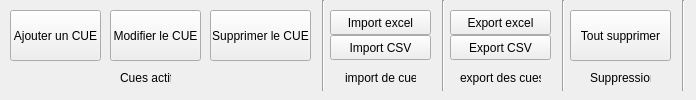
   <widget class="QWidget" name="tab">
    <attribute name="title">
     <string>Cues</string>
    </attribute>
    <widget class="QToolButton" name="add_cue">
     <property name="geometry">
      <rect>
       <x>10</x>
       <y>10</y>
       <width>91</width>
       <height>51</height>
      </rect>
     </property>
     <property name="text">
      <string>Ajouter un CUE</string>
     </property>
     <property name="icon">
      <iconset>
       <normaloff>icon/32x32_plus.png</normaloff>icon/32x32_plus.png</iconset>
     </property>
     <property name="iconSize">
      <size>
       <width>20</width>
       <height>20</height>
      </size>
     </property>
     <property name="toolButtonStyle">
      <enum>Qt::ToolButtonStyle::ToolButtonTextUnderIcon</enum>
     </property>
    </widget>
    <widget class="QToolButton" name="modify_cue">
     <property name="geometry">
      <rect>
       <x>110</x>
       <y>10</y>
       <width>91</width>
       <height>51</height>
      </rect>
     </property>
     <property name="text">
      <string>Modifier le CUE</string>
     </property>
     <property name="icon">
      <iconset>
       <normaloff>icon/32x32_configuration.png</normaloff>icon/32x32_configuration.png</iconset>
     </property>
     <property name="iconSize">
      <size>
       <width>20</width>
       <height>20</height>
      </size>
     </property>
     <property name="toolButtonStyle">
      <enum>Qt::ToolButtonStyle::ToolButtonTextUnderIcon</enum>
     </property>
    </widget>
    <widget class="QToolButton" name="delete_cue">
     <property name="geometry">
      <rect>
       <x>210</x>
       <y>10</y>
       <width>101</width>
       <height>51</height>
      </rect>
     </property>
     <property name="text">
      <string>Supprimer le CUE</string>
     </property>
     <property name="icon">
      <iconset>
       <normaloff>icon/32x32_trash.png</normaloff>icon/32x32_trash.png</iconset>
     </property>
     <property name="iconSize">
      <size>
       <width>20</width>
       <height>20</height>
      </size>
     </property>
     <property name="toolButtonStyle">
      <enum>Qt::ToolButtonStyle::ToolButtonTextUnderIcon</enum>
     </property>
    </widget>
    <widget class="Line" name="line_3">
     <property name="geometry">
      <rect>
       <x>320</x>
       <y>0</y>
       <width>7</width>
       <height>91</height>
      </rect>
     </property>
     <property name="orientation">
      <enum>Qt::Orientation::Vertical</enum>
     </property>
    </widget>
    <widget class="QLabel" name="label_6">
     <property name="geometry">
      <rect>
       <x>120</x>
       <y>70</y>
       <width>51</width>
       <height>16</height>
      </rect>
     </property>
     <property name="text">
      <string>Cues actif</string>
     </property>
    </widget>
    <widget class="QToolButton" name="excel_import">
     <property name="geometry">
      <rect>
       <x>330</x>
       <y>10</y>
       <width>101</width>
       <height>25</height>
      </rect>
     </property>
     <property name="text">
      <string>Import excel</string>
     </property>
     <property name="icon">
      <iconset>
       <normaloff>icon/AppExcel32x32.png</normaloff>icon/AppExcel32x32.png</iconset>
     </property>
     <property name="iconSize">
      <size>
       <width>15</width>
       <height>15</height>
      </size>
     </property>
     <property name="toolButtonStyle">
      <enum>Qt::ToolButtonStyle::ToolButtonTextBesideIcon</enum>
     </property>
    </widget>
    <widget class="QToolButton" name="csv_import">
     <property name="geometry">
      <rect>
       <x>330</x>
       <y>35</y>
       <width>101</width>
       <height>25</height>
      </rect>
     </property>
     <property name="text">
      <string>Import CSV</string>
     </property>
     <property name="icon">
      <iconset>
       <normaloff>icon/csv.png</normaloff>icon/csv.png</iconset>
     </property>
     <property name="iconSize">
      <size>
       <width>15</width>
       <height>15</height>
      </size>
     </property>
     <property name="toolButtonStyle">
      <enum>Qt::ToolButtonStyle::ToolButtonTextBesideIcon</enum>
     </property>
    </widget>
    <widget class="Line" name="line_9">
     <property name="geometry">
      <rect>
       <x>440</x>
       <y>0</y>
       <width>7</width>
       <height>91</height>
      </rect>
     </property>
     <property name="orientation">
      <enum>Qt::Orientation::Vertical</enum>
     </property>
    </widget>
    <widget class="QToolButton" name="excel_export">
     <property name="geometry">
      <rect>
       <x>450</x>
       <y>10</y>
       <width>101</width>
       <height>25</height>
      </rect>
     </property>
     <property name="text">
      <string>Export excel</string>
     </property>
     <property name="icon">
      <iconset>
       <normaloff>icon/AppExcel32x32.png</normaloff>icon/AppExcel32x32.png</iconset>
     </property>
     <property name="iconSize">
      <size>
       <width>15</width>
       <height>15</height>
      </size>
     </property>
     <property name="toolButtonStyle">
      <enum>Qt::ToolButtonStyle::ToolButtonTextBesideIcon</enum>
     </property>
    </widget>
    <widget class="QToolButton" name="csv_export">
     <property name="geometry">
      <rect>
       <x>450</x>
       <y>35</y>
       <width>101</width>
       <height>25</height>
      </rect>
     </property>
     <property name="text">
      <string>Export CSV</string>
     </property>
     <property name="icon">
      <iconset>
       <normaloff>icon/csv.png</normaloff>icon/csv.png</iconset>
     </property>
     <property name="iconSize">
      <size>
       <width>15</width>
       <height>15</height>
      </size>
     </property>
     <property name="toolButtonStyle">
      <enum>Qt::ToolButtonStyle::ToolButtonTextBesideIcon</enum>
     </property>
    </widget>
    <widget class="Line" name="line_10">
     <property name="geometry">
      <rect>
       <x>560</x>
       <y>0</y>
       <width>7</width>
       <height>91</height>
      </rect>
     </property>
     <property name="orientation">
      <enum>Qt::Orientation::Vertical</enum>
     </property>
    </widget>
    <widget class="QLabel" name="label_8">
     <property name="geometry">
      <rect>
       <x>345</x>
       <y>70</y>
       <width>71</width>
       <height>16</height>
      </rect>
     </property>
     <property name="text">
      <string>import de cue</string>
     </property>
    </widget>
    <widget class="QLabel" name="label_9">
     <property name="geometry">
      <rect>
       <x>460</x>
       <y>70</y>
       <width>81</width>
       <height>16</height>
      </rect>
     </property>
     <property name="text">
      <string>export des cues</string>
     </property>
    </widget>
    <widget class="QToolButton" name="delete_all_cues">
     <property name="geometry">
      <rect>
       <x>570</x>
       <y>10</y>
       <width>101</width>
       <height>51</height>
      </rect>
     </property>
     <property name="text">
      <string>Tout supprimer</string>
     </property>
     <property name="icon">
      <iconset>
       <normaloff>icon/32x32_close.png</normaloff>icon/32x32_close.png</iconset>
     </property>
     <property name="iconSize">
      <size>
       <width>20</width>
       <height>20</height>
      </size>
     </property>
     <property name="toolButtonStyle">
      <enum>Qt::ToolButtonStyle::ToolButtonTextUnderIcon</enum>
     </property>
    </widget>
    <widget class="Line" name="line_11">
     <property name="geometry">
      <rect>
       <x>680</x>
       <y>0</y>
       <width>7</width>
       <height>91</height>
      </rect>
     </property>
     <property name="orientation">
      <enum>Qt::Orientation::Vertical</enum>
     </property>
    </widget>
    <widget class="QLabel" name="label_10">
     <property name="geometry">
      <rect>
       <x>590</x>
       <y>70</y>
       <width>61</width>
       <height>16</height>
      </rect>
     </property>
     <property name="text">
      <string>Suppression</string>
     </property>
    </widget>
   </widget>
